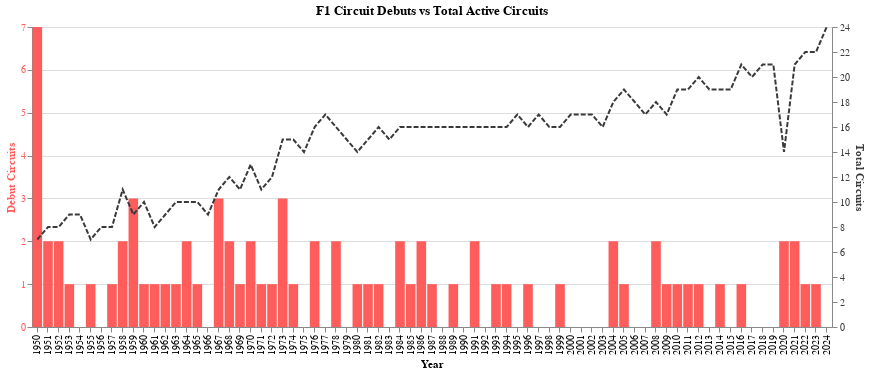

Source (notebook cell):
### Markdown cell above
## New Circuit Count per Season

This view shows that expansion has been cautious and incremental. Even prior to the greater governance established in the 1980s (see above). Formula 1 never introduced more than three circuits during a season. In the modern era of Formula 1, new circuits are somewhat sparse and never exceed more than two races during a season, even as the total number of circuits climbs.

### Code cell
#create our total circuit count by year as df1
plt_df1 = races.groupby(['year']).agg(circuit_count = ('circuitId', 'nunique')).reset_index()
#identify new circuit debuts by finding the min year per circuit then aggregating by year
plt_df2=races.groupby(['circuitId']).agg(min_year = ('year', 'min')).reset_index()\
  .groupby(['min_year']).agg(circuit_debut_count = ('circuitId', 'count')).reset_index()

plt_df1 = plt_df1.merge(plt_df2, how = 'left', left_on = 'year',right_on='min_year')

# Base chart
base = alt.Chart(plt_df1).encode(x=alt.X('year:O', title='Year'))

# Bar for debut circuits (F1 Red)
bar = base.mark_bar(color=f1_color_palette["Soft Red"]).encode(
    y=alt.Y('circuit_debut_count:Q',
            axis=alt.Axis(title='Debut Circuits',
                          titleColor=f1_color_palette["Soft Red"],
                          labelColor=f1_color_palette["Soft Red"]))
)

# Line for total circuits
line = base.mark_line(color=f1_color_palette["Track Asphalt"], strokeDash=[5, 2]).encode(
    y=alt.Y('circuit_count:Q',
            axis=alt.Axis(title='Total Circuits',
                          titleColor=f1_color_palette["Track Asphalt"],
                          labelColor=f1_color_palette["Track Asphalt"]))
)

# Combine
chart = alt.layer(bar, line).resolve_scale(y='independent').properties(
    title='F1 Circuit Debuts vs Total Active Circuits',
    height=300,
    width=800
)

chart

### Figure 1 — Vega-Lite specification as saved in the notebook (floating-point values rounded to 4 significant figures)
{"config": {"view": {"continuousWidth": 300, "continuousHeight": 300}}, "layer": [{"mark": {"type": "bar", "color": "#FF5C5C"}, "encoding": {"x": {"field": "year", "title": "Year", "type": "ordinal"}, "y": {"axis": {"labelColor": "#FF5C5C", "title": "Debut Circuits", "titleColor": "#FF5C5C"}, "field": "circuit_debut_count", "type": "quantitative"}}}, {"mark": {"type": "line", "color": "#3A3A3C", "strokeDash": [5, 2]}, "encoding": {"x": {"field": "year", "title": "Year", "type": "ordinal"}, "y": {"axis": {"labelColor": "#3A3A3C", "title": "Total Circuits", "titleColor": "#3A3A3C"}, "field": "circuit_count", "type": "quantitative"}}}], "data": {"name": "data-70be2dfcc676a7c347aedb6983d52935"}, "height": 300, "resolve": {"scale": {"y": "independent"}}, "title": "F1 Circuit Debuts vs Total Active Circuits", "width": 800, "$schema": "https://vega.github.io/schema/vega-lite/v5.20.1.json", "datasets": {"data-70be2dfcc676a7c347aedb6983d52935": [{"year": 1950, "circuit_count": 7, "min_year": 1950.0, "circuit_debut_count": 7.0}, {"year": 1951, "circuit_count": 8, "min_year": 1951.0, "circuit_debut_count": 2.0}, {"year": 1952, "circuit_count": 8, "min_year": 1952.0, "circuit_debut_count": 2.0}, {"year": 1953, "circuit_count": 9, "min_year": 1953.0, "circuit_debut_count": 1.0}, {"year": 1954, "circuit_count": 9, "min_year": null, "circuit_debut_count": null}, {"year": 1955, "circuit_count": 7, "min_year": 1955.0, "circuit_debut_count": 1.0}, {"year": 1956, "circuit_count": 8, "min_year": null, "circuit_debut_count": null}, {"year": 1957, "circuit_count": 8, "min_year": 1957.0, "circuit_debut_count": 1.0}, {"year": 1958, "circuit_count": 11, "min_year": 1958.0, "circuit_debut_count": 2.0}, {"year": 1959, "circuit_count": 9, "min_year": 1959.0, "circuit_debut_count": 3.0}, {"year": 1960, "circuit_count": 10, "min_year": 1960.0, "circuit_debut_count": 1.0}, {"year": 1961, "circuit_count": 8, "min_year": 1961.0, "circuit_debut_count": 1.0}, {"year": 1962, "circuit_count": 9, "min_year": 1962.0, "circuit_debut_count": 1.0}, {"year": 1963, "circuit_count": 10, "min_year": 1963.0, "circuit_debut_count": 1.0}, {"year": 1964, "circuit_count": 10, "min_year": 1964.0, "circuit_debut_count": 2.0}, {"year": 1965, "circuit_count": 10, "min_year": 1965.0, "circuit_debut_count": 1.0}, {"year": 1966, "circuit_count": 9, "min_year": null, "circuit_debut_count": null}, {"year": 1967, "circuit_count": 11, "min_year": 1967.0, "circuit_debut_count": 3.0}, {"year": 1968, "circuit_count": 12, "min_year": 1968.0, "circuit_debut_count": 2.0}, {"year": 1969, "circuit_count": 11, "min_year": 1969.0, "circuit_debut_count": 1.0}, {"year": 1970, "circuit_count": 13, "min_year": 1970.0, "circuit_debut_count": 2.0}, {"year": 1971, "circuit_count": 11, "min_year": 1971.0, "circuit_debut_count": 1.0}, {"year": 1972, "circuit_count": 12, "min_year": 1972.0, "circuit_debut_count": 1.0}, {"year": 1973, "circuit_count": 15, "min_year": 1973.0, "circuit_debut_count": 3.0}, {"year": 1974, "circuit_count": 15, "min_year": 1974.0, "circuit_debut_count": 1.0}, {"year": 1975, "circuit_count": 14, "min_year": null, "circuit_debut_count": null}, {"year": 1976, "circuit_count": 16, "min_year": 1976.0, "circuit_debut_count": 2.0}, {"year": 1977, "circuit_count": 17, "min_year": null, "circuit_debut_count": null}, {"year": 1978, "circuit_count": 16, "min_year": 1978.0, "circuit_debut_count": 2.0}, {"year": 1979, "circuit_count": 15, "min_year": null, "circuit_debut_count": null}, {"year": 1980, "circuit_count": 14, "min_year": 1980.0, "circuit_debut_count": 1.0}, {"year": 1981, "circuit_count": 15, "min_year": 1981.0, "circuit_debut_count": 1.0}, {"year": 1982, "circuit_count": 16, "min_year": 1982.0, "circuit_debut_count": 1.0}, {"year": 1983, "circuit_count": 15, "min_year": null, "circuit_debut_count": null}, {"year": 1984, "circuit_count": 16, "min_year": 1984.0, "circuit_debut_count": 2.0}, {"year": 1985, "circuit_count": 16, "min_year": 1985.0, "circuit_debut_count": 1.0}, {"year": 1986, "circuit_count": 16, "min_year": 1986.0, "circuit_debut_count": 2.0}, {"year": 1987, "circuit_count": 16, "min_year": 1987.0, "circuit_debut_count": 1.0}, {"year": 1988, "circuit_count": 16, "min_year": null, "circuit_debut_count": null}, {"year": 1989, "circuit_count": 16, "min_year": 1989.0, "circuit_debut_count": 1.0}, {"year": 1990, "circuit_count": 16, "min_year": null, "circuit_debut_count": null}, {"year": 1991, "circuit_count": 16, "min_year": 1991.0, "circuit_debut_count": 2.0}, {"year": 1992, "circuit_count": 16, "min_year": null, "circuit_debut_count": null}, {"year": 1993, "circuit_count": 16, "min_year": 1993.0, "circuit_debut_count": 1.0}, {"year": 1994, "circuit_count": 16, "min_year": 1994.0, "circuit_debut_count": 1.0}, {"year": 1995, "circuit_count": 17, "min_year": null, "circuit_debut_count": null}, {"year": 1996, "circuit_count": 16, "min_year": 1996.0, "circuit_debut_count": 1.0}, {"year": 1997, "circuit_count": 17, "min_year": null, "circuit_debut_count": null}, {"year": 1998, "circuit_count": 16, "min_year": null, "circuit_debut_count": null}, {"year": 1999, "circuit_count": 16, "min_year": 1999.0, "circuit_debut_count": 1.0}, {"year": 2000, "circuit_count": 17, "min_year": null, "circuit_debut_count": null}, {"year": 2001, "circuit_count": 17, "min_year": null, "circuit_debut_count": null}, {"year": 2002, "circuit_count": 17, "min_year": null, "circuit_debut_count": null}, {"year": 2003, "circuit_count": 16, "min_year": null, "circuit_debut_count": null}, {"year": 2004, "circuit_count": 18, "min_year": 2004.0, "circuit_debut_count": 2.0}, {"year": 2005, "circuit_count": 19, "min_year": 2005.0, "circuit_debut_count": 1.0}, {"year": 2006, "circuit_count": 18, "min_year": null, "circuit_debut_count": null}, {"year": 2007, "circuit_count": 17, "min_year": null, "circuit_debut_count": null}, {"year": 2008, "circuit_count": 18, "min_year": 2008.0, "circuit_debut_count": 2.0}, {"year": 2009, "circuit_count": 17, "min_year": 2009.0, "circuit_debut_count": 1.0}, {"year": 2010, "circuit_count": 19, "min_year": 2010.0, "circuit_debut_count": 1.0}, {"year": 2011, "circuit_count": 19, "min_year": 2011.0, "circuit_debut_count": 1.0}, {"year": 2012, "circuit_count": 20, "min_year": 2012.0, "circuit_debut_count": 1.0}, {"year": 2013, "circuit_count": 19, "min_year": null, "circuit_debut_count": null}, {"year": 2014, "circuit_count": 19, "min_year": 2014.0, "circuit_debut_count": 1.0}, {"year": 2015, "circuit_count": 19, "min_year": null, "circuit_debut_count": null}, {"year": 2016, "circuit_count": 21, "min_year": 2016.0, "circuit_debut_count": 1.0}, {"year": 2017, "circuit_count": 20, "min_year": null, "circuit_debut_count": null}, {"year": 2018, "circuit_count": 21, "min_year": null, "circuit_debut_count": null}, {"year": 2019, "circuit_count": 21, "min_year": null, "circuit_debut_count": null}, {"year": 2020, "circuit_count": 14, "min_year": 2020.0, "circuit_debut_count": 2.0}, {"year": 2021, "circuit_count": 21, "min_year": 2021.0, "circuit_debut_count": 2.0}, {"year": 2022, "circuit_count": 22, "min_year": 2022.0, "circuit_debut_count": 1.0}, {"year": 2023, "circuit_count": 22, "min_year": 2023.0, "circuit_debut_count": 1.0}, {"year": 2024, "circuit_count": 24, "min_year": null, "circuit_debut_count": null}]}}
